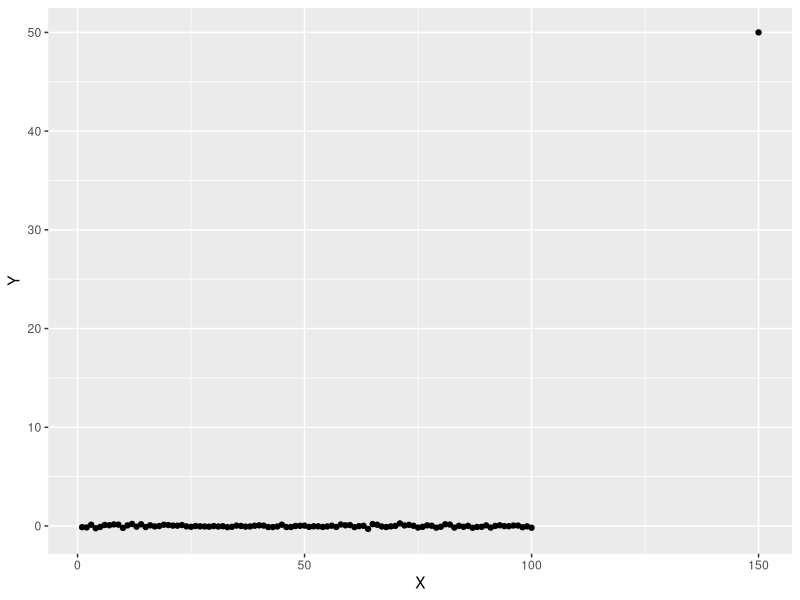
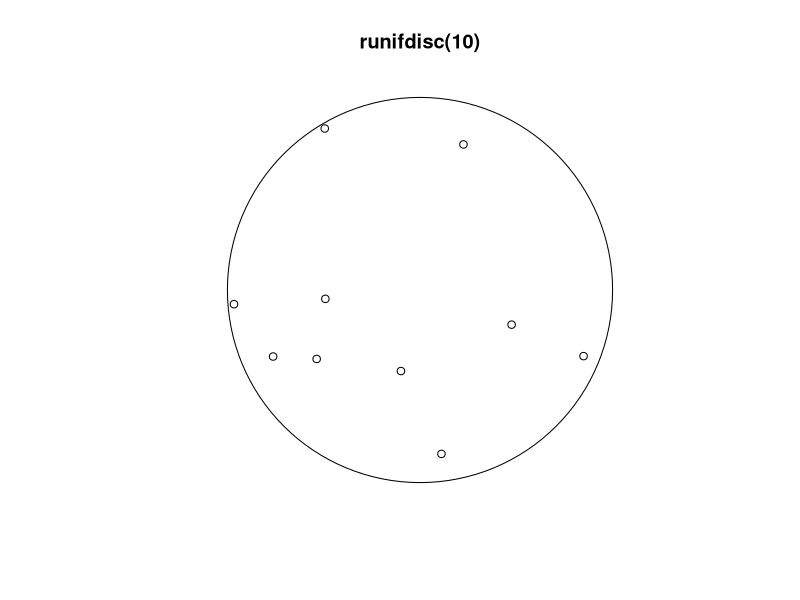
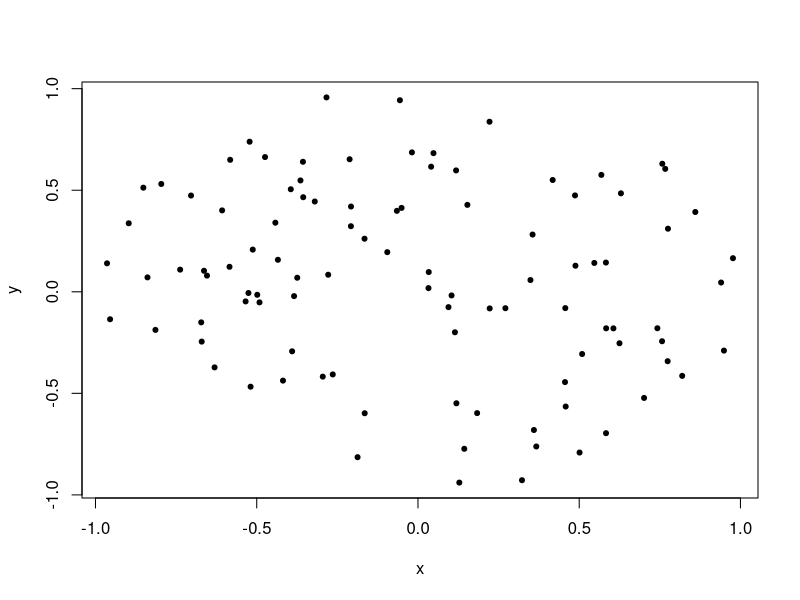
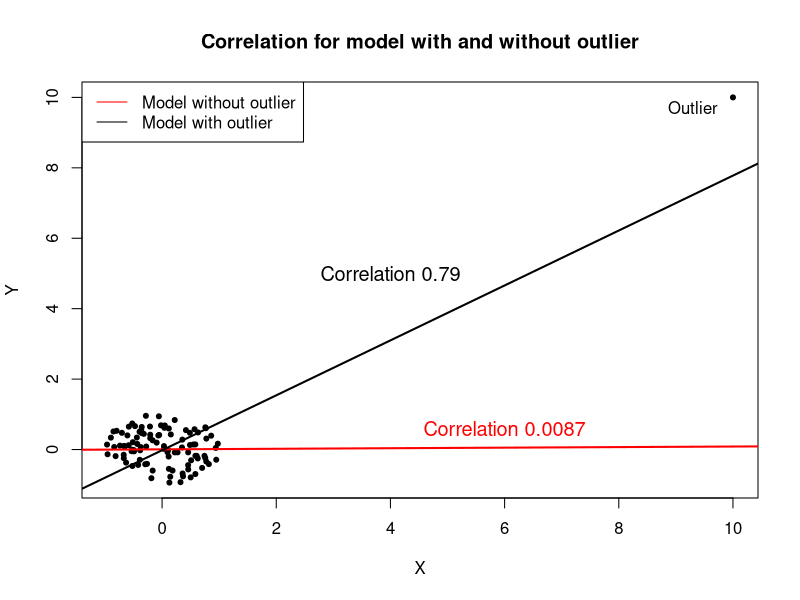

Source code (R) for these figures, in order:
library(ggplot2)
library(spatstat)
n <- 100

random_noise <- rnorm(n, mean = 0, sd = 0.1)
random_outlier <-c(random_noise,50)
fd <- data.frame(Y <- random_outlier,X =c(1:100,150))

ggplot(data = fd,aes(x=X,y=Y)) + geom_point()
cor(1:n,random_noise)

cor(1:(n+1),random_outlier)


# radius of the circle
plot(runifdisc(10))



r <- sqrt(runif(100))
t <- 2*pi*runif(100)
x <- r*cos(t) ; y <- r*sin(t)
dat <- data.frame(x=x,y=y)

xnew <- c(x,10);ynew <- c(y,10)
dat_new <- data.frame(xnew,ynew)

plot(x,y,pch=20)
plot(xnew,ynew,pch=20,xlab="X",ylab="Y",main="Correlation for model with and without outlier")
cor(x,y)
cor(xnew,ynew)
lm1 <- lm(y ~x,data =dat)
lm2 <- lm(ynew ~xnew,data =dat_new)
abline(a=0.0048,b=0.008,col="red",lwd=2)
abline(a=-0.02,b=0.78,lwd=2)

text(9.3,9.7,label = "Outlier")
text(4,5,label = "Correlation 0.79",cex = 1.2)
text(6,0.6,label = "Correlation 0.0087",cex = 1.2,col="red")

legend("topleft",c("Model without outlier","Model with outlier"),col=c("red","black"),lty=c(1,1))
